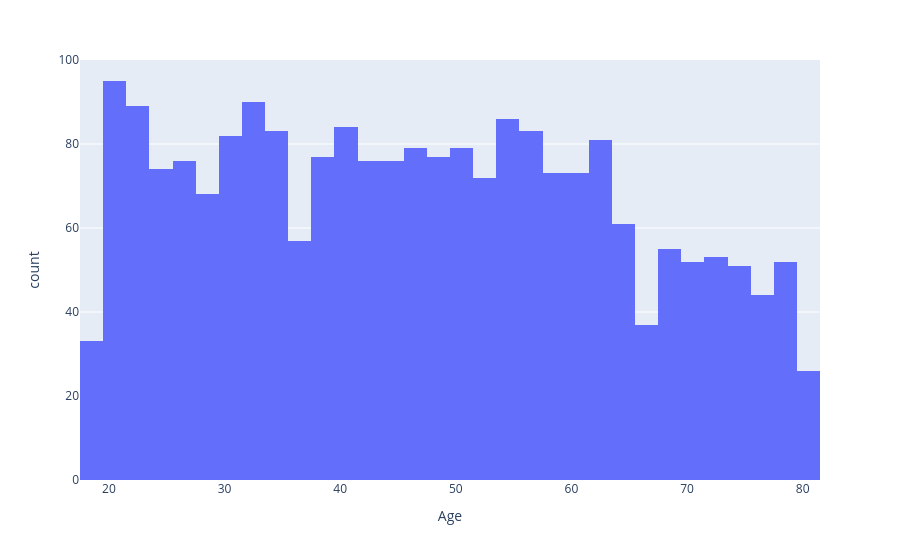

Here is the notebook cell this chart was saved with:
### Markdown cell above
Visualizing Column 'Age' in the dataset

### Code cell
fig = px.histogram(df1, x="Age")
fig.show()

### Figure 1 — Plotly figure (JSON) as saved in the notebook; plotly's stock layout.template omitted (floating-point values rounded to 4 significant figures; data arrays with more than 128 entries replaced by an {"elided": "..."} marker saying what was removed)
{"data": [{"bingroup": "x", "hovertemplate": "Age=%{x}<br>count=%{y}<extra></extra>", "legendgroup": "", "marker": {"color": "#636efa", "pattern": {"shape": ""}}, "name": "", "orientation": "v", "showlegend": false, "type": "histogram", "x": {"elided": "2194 int values"}, "xaxis": "x", "yaxis": "y"}], "layout": {"barmode": "relative", "legend": {"tracegroupgap": 0}, "margin": {"t": 60}, "xaxis": {"anchor": "y", "domain": [0, 1], "title": {"text": "Age"}}, "yaxis": {"anchor": "x", "domain": [0, 1], "title": {"text": "count"}}}}
